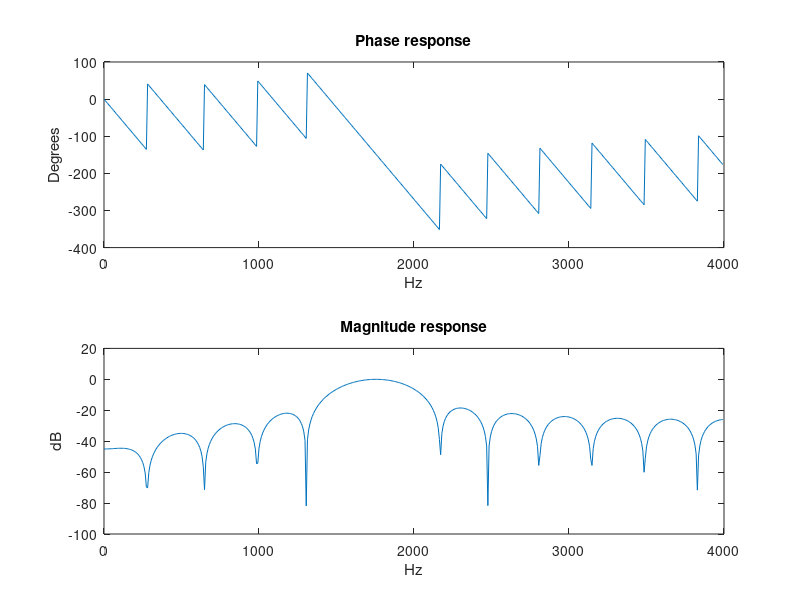

Source code (MATLAB):
clear all
clc
clf
close all
% ‘fir1’ matlab command (that is the matlab command for windowing
% method) using the rectangular window (Matlab rectwin)

fs = 8000; %Sampling frequency
Wp = [1500/(fs/2), 2000/(fs/2)]; %Passband
Ws = [1000/(fs/2), 2500/(fs/2)]; %Stopband 
n= 22; %Order

b = fir1(n,Wp,rectwin(n+1));
figure(1)
[H,w] = freqz(b);
w = w*fs/(2*pi);
subplot(2,1,1)
plot(w,unwrap(angle(H))*180/pi)
xlabel('Hz')
ylabel('Degrees')
title('Phase response')
subplot(2,1,2)
plot(w,20*log10(abs(H)))
xlabel('Hz')
ylabel('dB')
title('Magnitude response')








